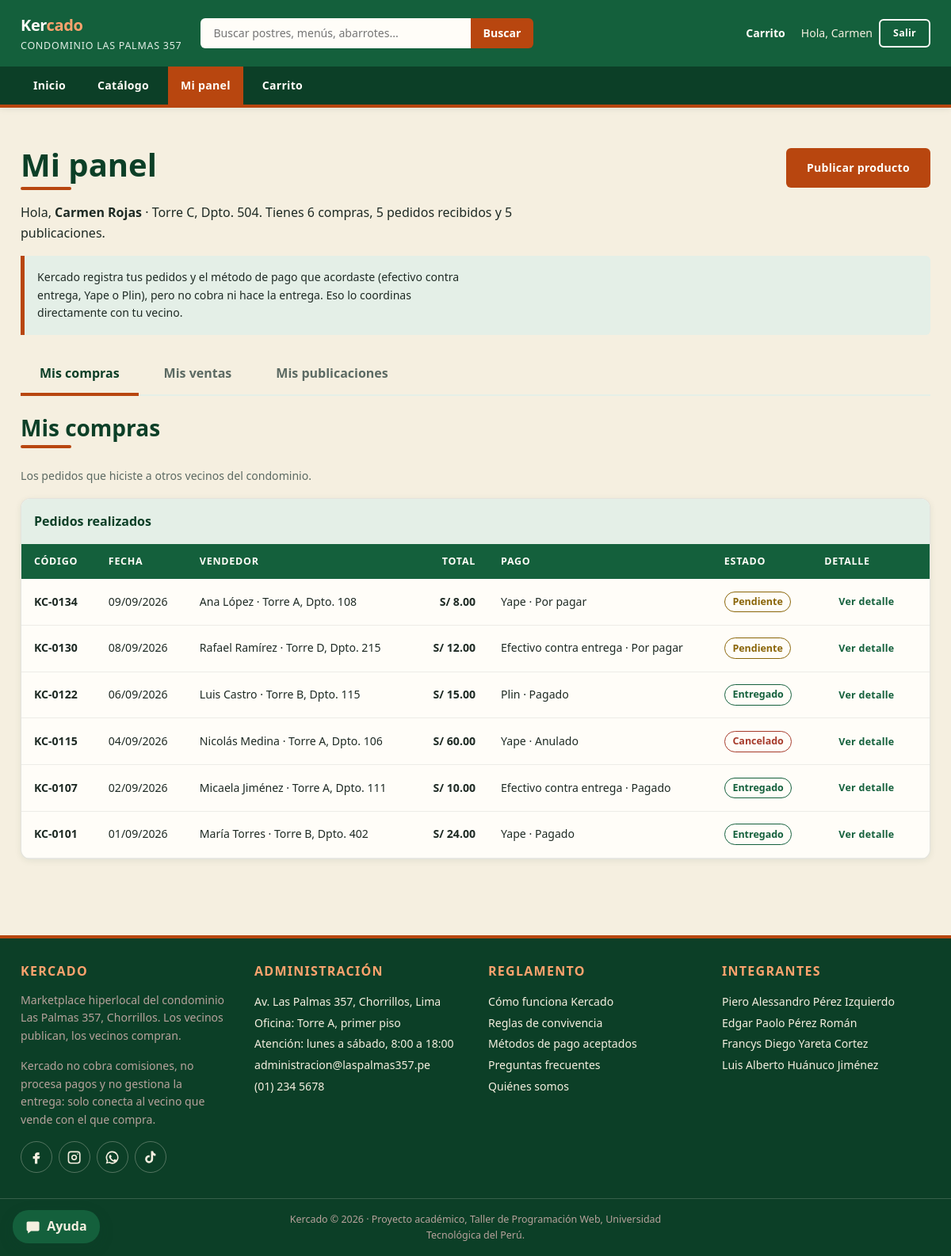
/panel.php (signed in), run on the app's committed database.
### tables this page shows
CREATE TABLE residente (
  idResidente        INT          NOT NULL AUTO_INCREMENT,
  nombres            VARCHAR(60)  NOT NULL,
  apellidos          VARCHAR(60)  NOT NULL,
  correo             VARCHAR(120) NOT NULL,
  claveHash          VARCHAR(255) NOT NULL,
  telefono           VARCHAR(9)   NOT NULL,
  torre              CHAR(1)      NOT NULL,
  numeroDepartamento VARCHAR(4)   NOT NULL,
  rol                ENUM('residente','admin') NOT NULL DEFAULT 'residente',
  estado             ENUM('Activo','Pendiente','Inactivo') NOT NULL DEFAULT 'Pendiente',
  fechaRegistro      DATETIME     NOT NULL DEFAULT CURRENT_TIMESTAMP,
  PRIMARY KEY (idResidente),
  UNIQUE KEY uq_residente_correo (correo)
);

CREATE TABLE pedido (
  idPedido          INT           NOT NULL AUTO_INCREMENT,
  codigo            VARCHAR(10)   NOT NULL,
  fechaHora         DATETIME      NOT NULL,
  idComprador       INT           NOT NULL,
  idVendedor        INT           NOT NULL,
  total             DECIMAL(10,2) NOT NULL,
  estado            ENUM('Pendiente','Aceptado','En preparación','Entregado','Cancelado') NOT NULL DEFAULT 'Pendiente',
  motivoCancelacion VARCHAR(200)  NOT NULL DEFAULT '',
  PRIMARY KEY (idPedido),
  UNIQUE KEY uq_pedido_codigo (codigo),
  KEY idx_pedido_comprador (idComprador),
  KEY idx_pedido_vendedor (idVendedor),
  CONSTRAINT fk_pedido_comprador FOREIGN KEY (idComprador)
    REFERENCES residente (idResidente) ON DELETE RESTRICT,
  CONSTRAINT fk_pedido_vendedor FOREIGN KEY (idVendedor)
    REFERENCES residente (idResidente) ON DELETE RESTRICT
);

CREATE TABLE pago (
  idPago   INT           NOT NULL AUTO_INCREMENT,
  idPedido INT           NOT NULL,
  metodo   ENUM('Efectivo contra entrega','Yape','Plin') NOT NULL,
  monto    DECIMAL(10,2) NOT NULL,
  estado   ENUM('Por pagar','Pagado','Anulado') NOT NULL DEFAULT 'Por pagar',
  PRIMARY KEY (idPago),
  UNIQUE KEY uq_pago_pedido (idPedido),
  CONSTRAINT fk_pago_pedido FOREIGN KEY (idPedido)
    REFERENCES pedido (idPedido) ON DELETE CASCADE
);

### panel.php (the view, shortened to what the rows shown need)
<?php
require_once __DIR__ . "/app/plantilla.php";
$vecino = exigirSesion();
$compras = pedidosDelComprador($vecino["idResidente"]);
$ventas = pedidosDelVendedor($vecino["idResidente"]);
$publicaciones = publicacionesDelVendedor($vecino["idResidente"]);
$pestanas = [
    "compras" => "Mis compras",
    "ventas" => "Mis ventas",
    "publicaciones" => "Mis publicaciones",
];
$pestanaActiva = pestanaPedida($pestanas);
function pestanaPedida(array $pestanas): string
{
    $pedida = textoGet("pestana");
    return "compras";
}
function textoPago(?array $pago): string
{
    return $pago["metodo"] . " · " . $pago["estado"];
}
    ?>
    <?php
function pintarBotonDetalle(array $pedido, string $idFila): void
{
    ?>
                <button class="boton boton--texto boton--sm" type="button" hidden
                        data-ver aria-expanded="true" aria-controls="<?= e($idFila) ?>"
                        aria-label="<?= e("Ver detalle del pedido " . $pedido["codigo"]) ?>">Ocultar detalle</button>
    <?php
}
abrirPagina("Mi panel", "Tus compras, tus ventas y tus publicaciones en Kercado.", "panel");
?>
    <section class="seccion">
      <div class="contenedor">
        <div class="fila-titulo">
          <h1 class="titulo-seccion">Mi panel</h1>
          <a class="boton" href="publicar.php">Publicar producto</a>
        </div>
        <p>
          Hola, <strong><?= e(nombreCompleto($vecino)) ?></strong> · <?= e(textoUnidad($vecino)) ?>.
          Tienes <?= count($compras) ?> <?= count($compras) === 1 ? "compra" : "compras" ?>,
          <?= count($ventas) ?> <?= count($ventas) === 1 ? "pedido recibido" : "pedidos recibidos" ?>
          y <?= count($publicaciones) ?> <?= count($publicaciones) === 1 ? "publicación" : "publicaciones" ?>.
        </p>
        <div class="aviso">
          <p>
          </p>
        </div>
        <div class="pestanas" role="tablist" aria-label="Secciones del panel">
          <?php foreach ($pestanas as $clave => $texto): ?>
          <a class="pestanas__boton" role="tab" id="pestana-<?= $clave ?>"
             href="panel.php?pestana=<?= $clave ?>" data-pestana="<?= $clave ?>"
             aria-controls="mis-<?= $clave ?>"
             aria-selected="<?= $clave === $pestanaActiva ? "true" : "false" ?>"
             <?= $clave === $pestanaActiva ? "" : 'tabindex="-1"' ?>><?= e($texto) ?></a>
          <?php endforeach; ?>
        </div>
        <div class="pestanas__panel" id="mis-compras" role="tabpanel"
             aria-labelledby="pestana-compras" tabindex="0" <?= $pestanaActiva === "compras" ? "" : "hidden" ?>>
          <h2 class="titulo-seccion">Mis compras</h2>
          <p class="subtexto">Los pedidos que hiciste a otros vecinos del condominio.</p>
          <?php if (count($compras) === 0): ?>
          <div class="vacio">
            <h3 class="vacio__titulo">Todavía no hiciste ningún pedido</h3>
            <p>Cuando registres un pedido desde tu carrito lo vas a ver aquí.</p>
            <a class="boton" href="catalogo.php">Ver el catálogo</a>
          </div>
          <?php else: ?>
          <div class="tabla-scroll">
            <table class="tabla">
              <caption>Pedidos realizados</caption>
              <thead>
                <tr>
                  <th scope="col">Código</th>
                  <th scope="col">Fecha</th>
                  <th scope="col">Vendedor</th>
                  <th scope="col" class="col-monto">Total</th>
                  <th scope="col">Pago</th>
                  <th scope="col">Estado</th>
                  <th scope="col">Detalle</th>
                </tr>
              </thead>
              <tbody>
                <?php foreach ($compras as $pedido):
                    $vendedor = $pedido["vendedor"];
                    $idFila = "detalle-compra-" . $pedido["idPedido"];
                ?>
                <tr>
                  <th scope="row"><?= e($pedido["codigo"]) ?></th>
                  <td><?= e(formatearFecha($pedido["fechaHora"])) ?></td>
                  <td><?= e(nombreCompleto($vendedor) . " · " . textoUnidad($vendedor)) ?></td>
                  <td class="col-monto"><?= e(formatearPrecio($pedido["total"])) ?></td>
                  <td><?= e(textoPago($pedido["pago"])) ?></td>
                  <td><span class="<?= e(claseEstado($pedido["estado"])) ?>"><?= e($pedido["estado"]) ?></span></td>
                  <td><?php pintarBotonDetalle($pedido, $idFila); ?></td>
                </tr>
                <?php endforeach; ?>
              </tbody>
            </table>
          </div>
          <?php endif; ?>
        </div>
      </div>
    </section>
<?php
cerrarPagina("js/panel.js");

### app/plantilla.php (shortened to what the rows shown need)
<?php
require_once __DIR__ . "/funciones.php";
require_once __DIR__ . "/almacen.php";
function abrirPagina(string $titulo, string $descripcion, string $paginaActual): void
{
    $residente = sesionActual();
    $cantidad = cantidadEnCarrito();
?>
<!DOCTYPE html>
<html lang="es">
<head>
  <link rel="stylesheet" href="css/estilo.css">
</head>
<body>
  <header class="encabezado">
    <div class="contenedor encabezado__fila">
      <div class="encabezado__acciones">
        <div class="cuenta" id="cuenta">
<?php if ($residente === null) { ?>
          <a class="boton boton--sm" href="registro.php">Ingresar</a>
<?php } else { ?>
          <span class="cuenta__saludo">Hola, <?= e($residente["nombres"]) ?></span>
          <form class="cuenta__salir" action="salir.php" method="post">
            <button class="boton boton--claro boton--sm" type="submit">Salir</button>
          </form>
<?php } ?>
        </div>
      </div>
    </div>
  </header>
  <main id="contenido">
<?php
}
function cerrarPagina(string $scriptDePagina = ""): void
{
?>
  </main>
</body>
</html>
<?php
}

### data on the page
residente: nombres "Carmen", nombreCompleto($vecino) "Carmen Rojas", textoUnidad($vecino) "Torre C, Dpto. 504"
pedido: codigo "KC-0134", fechaHora "09/09/2026", idVendedor.numeroDepartamento "Ana López · Torre A, Dpto. 108", total "S/ 8.00", estado "Pendiente"
pago: textoPago($pedido["pago"]) "Yape · Por pagar"
pedido: codigo "KC-0130", fechaHora "08/09/2026", idVendedor.numeroDepartamento "Rafael Ramírez · Torre D, Dpto. 215", total "S/ 12.00", estado "Pendiente"
pago: textoPago($pedido["pago"]) "Efectivo contra entrega · Por pagar"
pedido: codigo "KC-0122", fechaHora "06/09/2026", idVendedor.numeroDepartamento "Luis Castro · Torre B, Dpto. 115", total "S/ 15.00", estado "Entregado"
pago: textoPago($pedido["pago"]) "Plin · Pagado"
pedido: codigo "KC-0115", fechaHora "04/09/2026", idVendedor.numeroDepartamento "Nicolás Medina · Torre A, Dpto. 106", total "S/ 60.00", estado "Cancelado"
pago: textoPago($pedido["pago"]) "Yape · Anulado"
pedido: codigo "KC-0107", fechaHora "02/09/2026", idVendedor.numeroDepartamento "Micaela Jiménez · Torre A, Dpto. 111", total "S/ 10.00", estado "Entregado"
pago: textoPago($pedido["pago"]) "Efectivo contra entrega · Pagado"
pedido: codigo "KC-0101", fechaHora "01/09/2026", idVendedor.numeroDepartamento "María Torres · Torre B, Dpto. 402", total "S/ 24.00", estado "Entregado"
pago: textoPago($pedido["pago"]) "Yape · Pagado"

### other printed values
count($compras) "6"
count($ventas) "5"
count($publicaciones) "5"
$texto "Mis compras"
$texto "Mis ventas"
$texto "Mis publicaciones"
